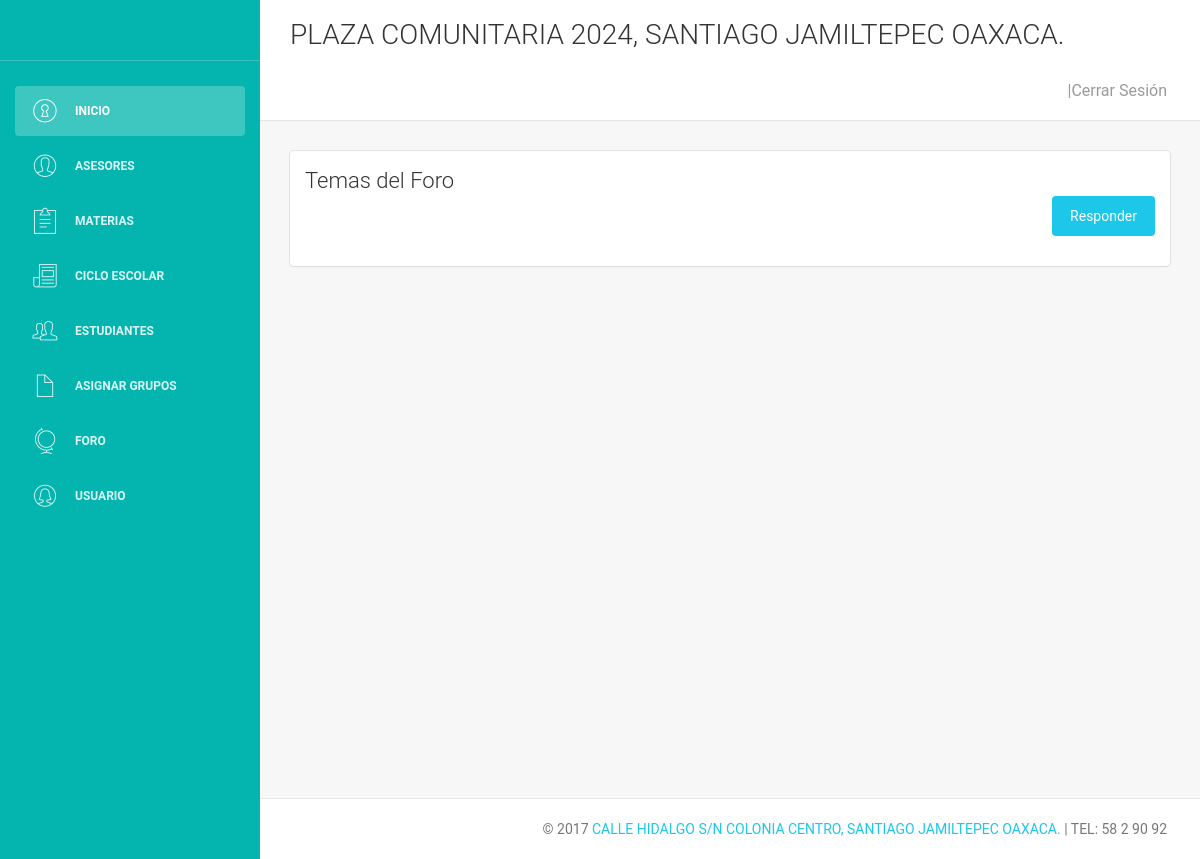
The app's page /vistas/foro/comentarios.php?id=3, older data.
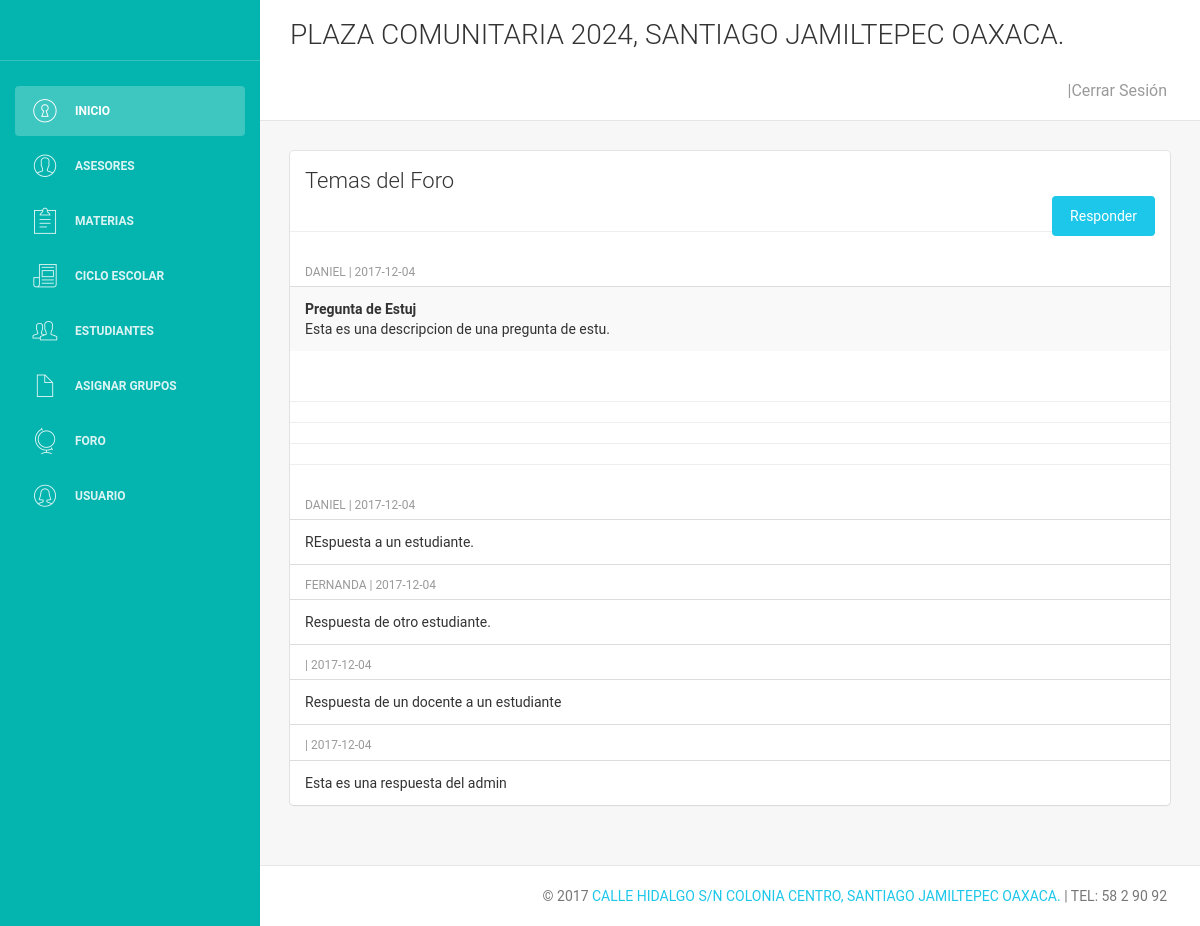
The same page, newer data.
### tables this page shows
CREATE TABLE `foro_temas` (
  `id_tema` int(11) NOT NULL,
  `id_foro` int(11) NOT NULL,
  `titulo` varchar(250) NOT NULL,
  `contenido` text NOT NULL,
  `fecha` date NOT NULL,
  `id_usuario` int(5) NOT NULL,
  `activo` int(1) NOT NULL,
  `hits` int(11) NOT NULL
);

CREATE TABLE `estudiante` (
  `id` int(11) NOT NULL,
  `nombre` varchar(35) DEFAULT NULL,
  `apaterno` varchar(35) DEFAULT NULL,
  `amaterno` varchar(35) DEFAULT NULL,
  `no_control` varchar(10) DEFAULT NULL,
  `curp` varchar(18) DEFAULT NULL,
  `fecha_nac` date DEFAULT NULL,
  `email` varchar(50) DEFAULT NULL,
  `escuela_pro` varchar(35) DEFAULT NULL,
  `grado` char(1) DEFAULT NULL,
  `estado` varchar(1) DEFAULT NULL
);

CREATE TABLE `comentario_foro` (
  `id_comentario` int(11) NOT NULL,
  `id_tema` int(11) NOT NULL,
  `id_usuario` int(11) NOT NULL,
  `comentario` text NOT NULL,
  `fecha` date NOT NULL,
  `activo` int(1) NOT NULL
);

### vistas/foro/comentarios.php (the view, shortened to what this page needs)
<?php
include '../../control/conexion.php';
$id = $_GET['id'];
require_once '../plantillas/encabezado.php';
?>
    <div class="content">
        <div class="container-fluid">
            <div class="row">
                <div class="col-md-12">
                    <div class="card">
                        <div class="header">
                            <h4 class="title">Temas del Foro</h4>
                            <a href="respuesta.php?id=<?php echo $id ?>"class="btn btn-info btn-fill pull-right">Responder</a>
                        </div>
                        <div class="content table-responsive table-full-width">
                            <table class="table table-hover table-striped">
                                <?php
                                $consulta = "SELECT * FROM `foro_temas` WHERE `id_foro` = '$id'";
                                $ejecutar = $conexion->query($consulta);
                                while ($datos = $ejecutar->fetch_assoc()) {
                                    $idu = $datos['id_usuario'];
                                    $consulta5 = "SELECT `passwordrecovery` FROM `usuario` WHERE `id` = '$idu'";
                                    $ejecutar5 = $conexion->query($consulta5);
                                    $datos5 = $ejecutar5->fetch_assoc();
                                    $idp2  = $datos5['passwordrecovery'];
                                    $consulta2 = "SELECT `nombre` FROM `estudiante` WHERE `id` = '$idp2'";
                                    $ejecutar2 = $conexion->query($consulta2);
                                    $datos2 = $ejecutar2->fetch_assoc();
                                    echo "<thead>
                            <tr>
                                <th>".$datos2['nombre']." | ".$datos['fecha'] . "</th>
                            </tr>
                            </thead>";
                                    echo "<tr>";
                                    echo "<td><b>". $datos['titulo'] ."</b><br>". $datos['contenido']." </td>";
                                    echo "</tr>";
                                    echo "<hr>";
                                }
                                ?>
                            </table>
                        </div>
                        <div class="table-responsive">
                            <table class="table">
                                <?php
                                $consulta3 = "SELECT * FROM `comentario_foro` WHERE `id_tema` = '$id'";
                                $ejecutar3 = $conexion->query($consulta3);
                                while ($regs2 = $ejecutar3->fetch_assoc()) {
                                    $iduser = $regs2['id_usuario'];
                                    $consulta4 = "SELECT `passwordrecovery` FROM `usuario` WHERE `id` = '$iduser'";
                                    $ejecutar4 = $conexion->query($consulta4);
                                    $datos4 = $ejecutar4->fetch_assoc();
                                    $idp  = $datos4['passwordrecovery'];
                                    $consulta5 = "SELECT `nombre` FROM `estudiante` WHERE `id` = '$idp'";
                                    $ejecutar5 = $conexion->query($consulta5);
                                    $datos5 = $ejecutar5->fetch_assoc();
                                    echo "<thead>
                                        <tr>
                                            <th>".$datos5['nombre']." | ".$regs2['fecha'] . "</th>
                                        </tr>
                                     </thead>";
                                    echo "<tr>";
                                    echo "<td>".  $regs2['comentario']." </td>";
                                    echo "</tr>";
                                    echo "<hr>";
                                }
                                ?>
                            </table>
                        </div>
                    </div>
                </div>
            </div>
        </div>
    </div>
<?php require_once '../plantillas/footer.php';

Row changes from the older to the newer data that the page shows:
added foro_temas: estudiante.nombre "DANIEL", fecha "2017-12-04", titulo "Pregunta de Estuj", contenido "Esta es una descripcion de una pregunta de estu."
added comentario_foro: estudiante.nombre "DANIEL", fecha "2017-12-04", comentario "REspuesta a un estudiante."
added comentario_foro: estudiante.nombre "FERNANDA", fecha "2017-12-04", comentario "Respuesta de otro estudiante."
added comentario_foro: fecha "2017-12-04", comentario "Respuesta de un docente a un estudiante"
added comentario_foro: fecha "2017-12-04", comentario "Esta es una respuesta del admin"
